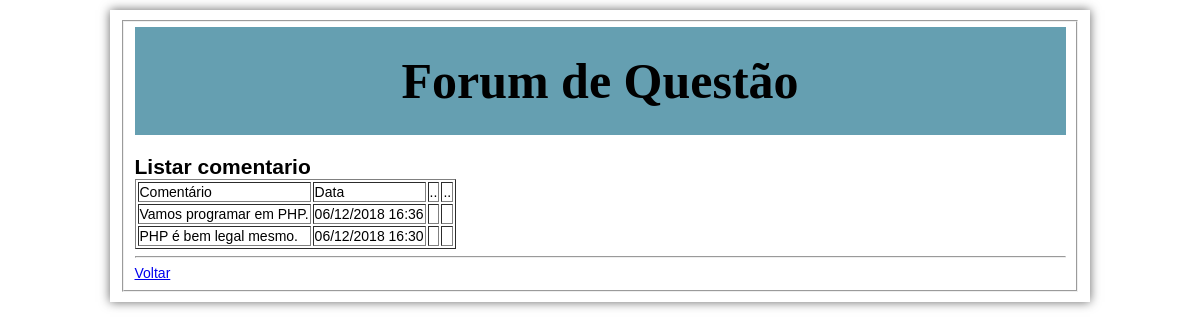
The page /comentario_listar.php?idquestao=22 on the database its author committed.
### tables this page shows
CREATE TABLE `tb_comentario` (
  `id` int(11) NOT NULL,
  `comentario` text NOT NULL,
  `Usuario` int(1) NOT NULL,
  `Data` datetime NOT NULL DEFAULT '0000-00-00 00:00:00' ON UPDATE CURRENT_TIMESTAMP,
  `Hora` time NOT NULL,
  `id_questao` int(11) NOT NULL
);

### comentario_listar.php (the view, shortened to what this page needs)
<?php
$id_questao = $_GET["idquestao"];
$conexao = mysqli_connect("localhost", "root","","forum");
$sql = "SELECT * FROM tb_comentario WHERE id_questao='$id_questao' ORDER BY Data DESC";
$resultado = mysqli_query($conexao, $sql);
?>
<!DOCTYPE html>
<html>
<head>
</head>
<body>
<FIELDSET>
<main>
        <header>
         <h1>Forum de Questão</h1>
         </header>
<article>
<h1>Listar comentario</h1>
<table border="1">
	<tr>
		<td>Comentário</td>
		<td>Data</td>
		<td>..</td>
		<td>..</td>
	</tr>
	<?php while($linha = mysqli_fetch_assoc($resultado)): ?>
	<tr>
		<td><?=$linha["comentario"];?></td>
		<td><?=date_format(date_create($linha["Data"]),"d/m/Y H:i")?></td>
		<td>
		</td>
		<td>
		</td>
	</tr>
	<?php endwhile; ?>
</table>
<hr>
<a href="questao_listar.php">Voltar</a>
</FIELDSET>
</body>
</html>

### comentario_listar.php (style rules this page uses)
html, body, h1 { margin:0; padding:0; }
article, header { display:block; }
body { width:960px; font-family:Arial, Helvetica, sans-serif; font-size:14px; box-shadow: 0 0 10px #666; margin:10px auto; padding:10px; }
header { padding:25px; background-color:rgb(101,159,177); text-align:center; margin-bottom:20px; font-family: 'Lobster', cursive; font-size: 25px; }

### rows shown on the page
tb_comentario: comentario "Vamos programar em PHP.", Data "06/12/2018 16:36"
tb_comentario: comentario "PHP é bem legal mesmo.", Data "06/12/2018 16:30"
